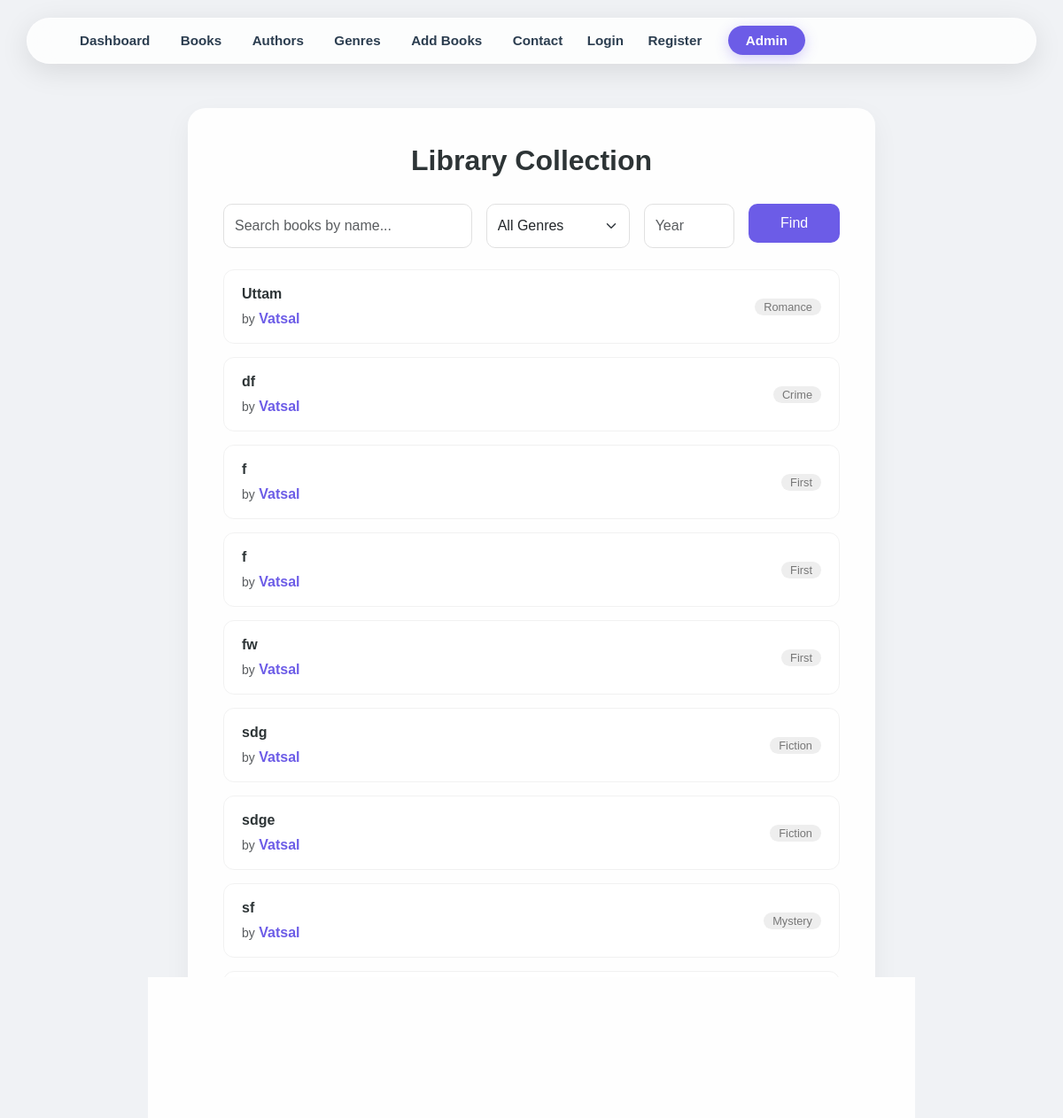
/book_page/, run on the app's committed database.
### book/models.py (models this page shows, shortened)
class Book(models.Model):
    title = models.CharField(max_length=100)
    description = models.TextField(blank=True)
    author = models.ForeignKey(Author, on_delete=models.CASCADE, related_name='books')
    genres = models.ManyToManyField(Genre, related_name='books')
    pages = models.IntegerField(validators=[MinValueValidator(1)])
    published_date = models.DateField()
    created_date = models.DateTimeField(auto_now_add=True)
    updated_at = models.DateTimeField(auto_now=True)
    isbn = models.CharField(
        max_length=13,
        unique=True,
        help_text='Enter 13 digit ISBN',
        validators=[
            RegexValidator(r'^\d{13}$', message='ISBN must be exactly 13 digits')
        ]
    )
    cover_image = models.ImageField(upload_to='book_covers/', null=True, blank=True)
    class Meta:
        ordering = ['title', '-created_date']
        indexes = [
            models.Index(fields=['title']),
            models.Index(fields=['published_date']),
            models.Index(fields=['isbn']),
        ]

### author/models.py (models this page shows, shortened)
class Author(models.Model):
    name = models.CharField(max_length=250)
    birth_date = models.DateField(blank=True, null=True)
    profile = models.OneToOneField(Profile, on_delete=models.SET_NULL, null=True, blank=True, related_name='author')
    created_at = models.DateTimeField(auto_now_add=True)
    class Meta:
        ordering = ['name']

### genre/models.py (models this page shows, shortened)
class Genre(models.Model):
    name = models.CharField(max_length=200, unique=True)
    slug = models.SlugField(unique=True, max_length=200, blank=True)
    description = models.TextField(blank=True)
    class Meta:
        ordering = ['name']

### book/views.py (the view)
# urls.py: path('book_page/', views.book_page, name='book_page'),
def book_page(req):
    try:
        books = Book.objects.select_related('author').prefetch_related('genres').all()
        search_book = req.GET.get('search_book', "").strip()
        if search_book:
            books = books.filter(title__icontains=search_book)
        genres = Genre.objects.all()
        selected_genre = req.GET.get('genre')
        if selected_genre:
            try:
                books = books.filter(genres__id=selected_genre)
            except ValueError:
                books = Book.objects.none()
        context = {
            'books': books,
            'genres': genres,
            'selected_genre': selected_genre,
            'search_book': search_book,
        }
        return render(req, 'book/book_page.html', context)
    except Exception as e:
        raise Http404(f"Error: {e}")

### book/templates/book/book_page.html (shortened to what this page needs)
{% extends "base.html" %}
{% load static %}
{% block css %}
    <link rel="stylesheet" href="{% static 'book/css/book_page.css' %}">
{% endblock css %}
{% block content %}
<div class="container book-manager-wrapper">
    <div class="book-list-section">
        <h2 class="book-list-header">Library Collection</h2>
        <form method="get" class="row g-3 mb-4">
            <div class="col-md-5">
                <input name="search_book" type="search" class="form-control" placeholder="Search books by name..." value="{{ search_book|default:'' }}">
            </div>
            <div class="col-md-3">
                <select name="genre" id="genre" class="form-select">
                    <option value="">All Genres</option>
                </select>
            </div>
            <div class="col-md-2">
                <input name="year" type="number" class="form-control" placeholder="Year" value="{{ year|default:'' }}" min="1800">
            </div>
            <div class="col-md-2">
                <button type="submit" class="btn btn-primary w-100">Find</button>
            </div>
        </form>
        <div class="book-results">
            {% for book in books %}
                <div class="book-item">
                    <div>
                        <span class="book-title">
                            <a href="{% url 'book_details' book.id %}">{{ book.title }}</a>
                        </span>
                        <div class="mt-1">
                            <small class="text-muted">by</small>
                            <strong class="book-author">
                                <a href="{% url 'author_details' book.author.id %}">{{ book.author.name }}</a>
                            </strong>
                        </div>
                    </div>
                    <div class="genre-list">
                        {% for genre in book.genres.all %}
                            <span class="genre-badge">{{ genre.name }}</span>
                        {% endfor %}
                    </div>
                </div>
            {% empty %}
                <div class="text-center py-5">
                    <p class="text-muted">No books found in this section.</p>
                </div>
            {% endfor %}
        </div>
    </div>
</div>
{% endblock content %}

### templates/base.html (shortened to what this page needs)
{% load static %}
<!DOCTYPE html>
<html lang="en">
<head>
    <link href="https://cdn.jsdelivr.net/npm/bootstrap@5.3.8/dist/css/bootstrap.min.css" rel="stylesheet">
    {% block css %}{% endblock css %}
</head>
<body>
    <nav class="navbar-custom">
        <div class="container">
            <a href="{% url 'dashboard' %}">Dashboard</a>
            <a href="{% url 'book_page' %}">Books</a>
            <a href="{% url 'author_view' %}">Authors</a>
            <a href="{% url 'genre_search' %}">Genres</a>
            <a href="{% url 'add_book' %}">Add Books</a>
            <a href="{% url 'contact_page' %}">Contact</a>
            {% if user.is_authenticated %}
                <a href="{% url 'user_profile' %}" class="ms-2">My Profile</a>
                <span class="navbar-text ms-2" style="color: white;">Welcome, {{ user.username }}!</span>
                <a href="{% url 'logout' %}" class="ms-2">Logout</a>
            {% else %}
                <a href="{% url 'login' %}" class="ms-2">Login</a>
                <a href="{% url 'signup' %}" class="ms-2">Register</a>
            {% endif %}
            <a href="{% url 'admin:index' %}">Admin</a>
        </div>
    </nav>
    {% block content %}{% endblock content %}
</body>
</html>

### book/static/book/css/book_page.css (style rules this page uses)
.navbar-custom { background: rgba(255, 255, 255, 0.8); backdrop-filter: blur(15px); -webkit-backdrop-filter: blur(15px); border: 1px solid rgba(255, 255, 255, 0.3); padding: 0.8rem 2rem; margin: 20px auto; width: 95%; max-width: 1200px; border-radius: 50px; display: flex; justify-content: space-between; align-items: center; position: sticky; top: 20px; z-index: 1000; box-shadow: 0 8px 32px rgba(0, 0, 0, 0.1); transition: all 0.4s cubic-bezier(0.4, 0, 0.2, 1); }
.navbar-custom a { color: #2c3e50; text-decoration: none; margin: 0 15px; font-weight: 600; font-size: 0.95rem; position: relative; padding: 8px 0; transition: color 0.3s ease; }
.navbar-custom a::after { content: ''; position: absolute; width: 0; height: 2px; bottom: 0; left: 0; background: linear-gradient(90deg, #6c5ce7, #a855f7); transition: width 0.3s ease; border-radius: 2px; }
.navbar-custom a[href*="admin"] { background: #6c5ce7; color: white !important; padding: 8px 20px; border-radius: 25px; margin-left: 10px; box-shadow: 0 4px 15px rgba(108, 92, 231, 0.3); }
.navbar-custom a[href*="admin"]::after { display: none; }
body { background: #f0f2f5; font-family: 'Poppins', sans-serif; color: #444; }
.book-manager-wrapper { max-width: 800px; margin: 50px auto; }
.book-list-section { background: rgba(255, 255, 255, 0.9); backdrop-filter: blur(10px); border-radius: 20px; padding: 40px; box-shadow: 0 10px 30px rgba(0,0,0,0.05); }
.book-list-header { font-weight: 600; color: #2d3436; margin-bottom: 30px; text-align: center; }
.form-control, .form-select { border-radius: 10px; border: 1px solid #e0e0e0; padding: 12px; transition: 0.3s; }
.btn-primary { background: #6c5ce7; border: none; border-radius: 10px; padding: 10px 25px; transition: 0.3s; }
.book-item { background: #fff; border-radius: 12px; padding: 15px 20px; margin-bottom: 15px; border: 1px solid #f1f1f1; transition: 0.3s; display: flex; align-items: center; justify-content: space-between; }
.book-title a { color: #2d3436; text-decoration: none; font-weight: 600; }
.book-author a { color: #6c5ce7; text-decoration: none; }
.genre-badge { background: #eee; border-radius: 20px; padding: 2px 10px; font-size: 0.8rem; color: #777; }

### data on the page
Book: title "Uttam", author.name "Vatsal"
Genre: name "Romance"
Book: title "df", author.name "Vatsal"
Genre: name "Crime"
Book: title "f", author.name "Vatsal"
Genre: name "First"
Book: title "f", author.name "Vatsal"
Book: title "fw", author.name "Vatsal"
Book: title "sdg", author.name "Vatsal"
Genre: name "Fiction"
Book: title "sdge", author.name "Vatsal"
Book: title "sf", author.name "Vatsal"
Genre: name "Mystery"
